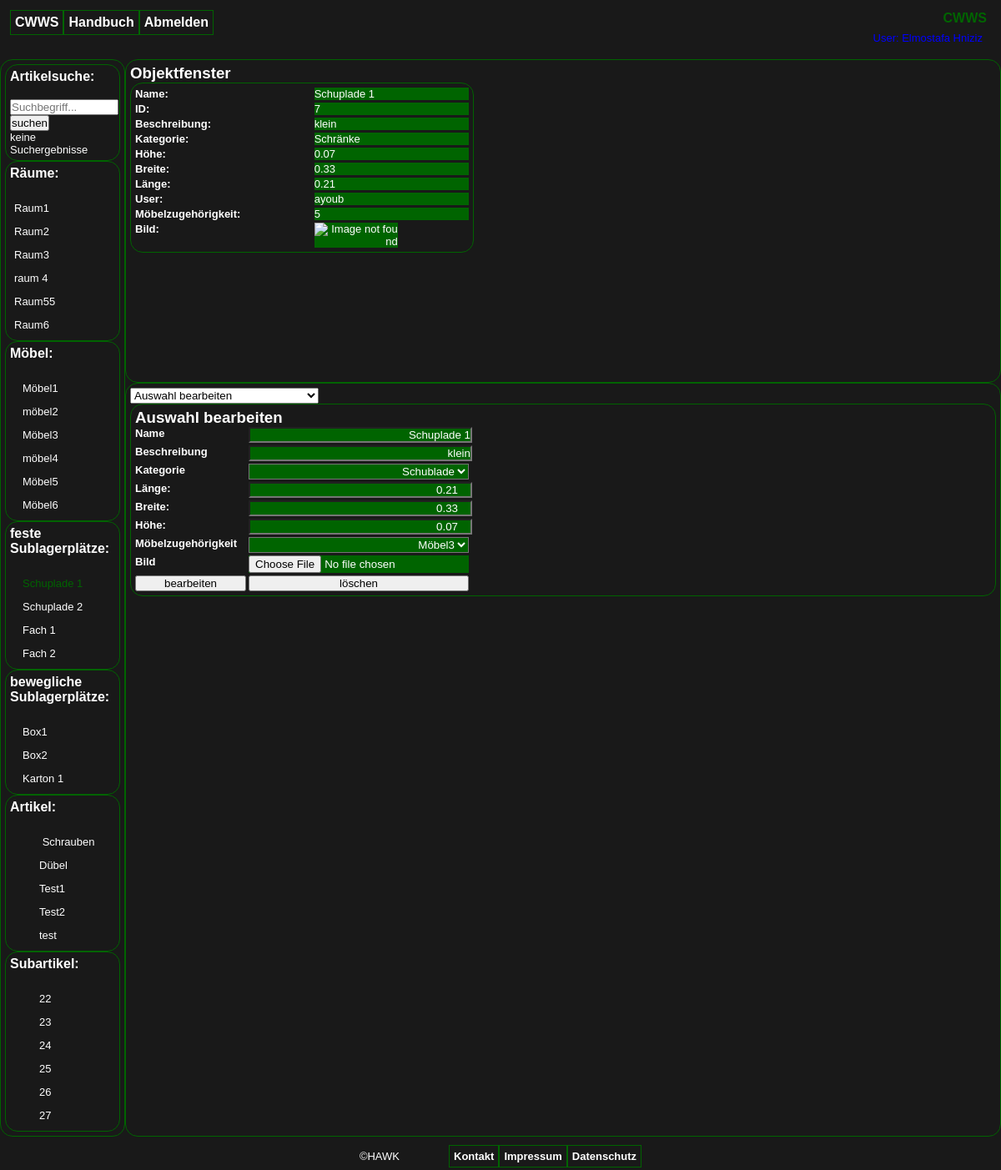
The page /?substoragefixedid=0007 (signed in) on the database its author committed.
### tables this page shows
CREATE TABLE `storage_yard` (
  `Storage_id` int(11) NOT NULL,
  `Storage_picture` varchar(255) NOT NULL,
  `User_User_id` int(11) NOT NULL,
  `Format_Format_id` int(11) DEFAULT NULL,
  `Properties_Properties_id` int(11) NOT NULL,
  `Usage_statistics_idUsage_statistics` int(11) DEFAULT NULL
);

CREATE TABLE `properties` (
  `Properties_id` int(11) NOT NULL,
  `Properties_name` varchar(45) NOT NULL,
  `Properties_description` varchar(45) DEFAULT NULL
);

CREATE TABLE `substorage_yard` (
  `Substorage_id` int(11) NOT NULL,
  `Substorage_quantity` int(11) NOT NULL,
  `Substorage_category` varchar(45) NOT NULL,
  `Substorage_yard_picture` varchar(255) DEFAULT NULL,
  `Storage_yard_Storage_id` int(11) NOT NULL,
  `Properties_Properties_id` int(11) NOT NULL,
  `User_User_id` int(11) NOT NULL
);

CREATE TABLE `substorage_yard_fixed` (
  `Substorage_fixed_id` int(11) NOT NULL,
  `Substorage_fixed_category` varchar(45) NOT NULL,
  `Format_Format_id` int(11) NOT NULL,
  `Articel_Articel_id` int(11) DEFAULT NULL,
  `Substorage_yard_Substorage_id` int(11) NOT NULL,
  `Properties_Properties_id` int(11) NOT NULL,
  `Substorage_fixed_picture` varchar(255) NOT NULL,
  `User_User_id` int(11) NOT NULL
);

CREATE TABLE `substorage_yard_mobile` (
  `Substorage_mobile_id` int(11) NOT NULL,
  `Substorage_mobile_cover` varchar(255) DEFAULT NULL,
  `Substorage_yard_mobile_binding` tinyint(1) DEFAULT NULL,
  `Substorage_mobile_category` varchar(45) DEFAULT NULL,
  `Substorage_yard_mobile_Substorage_mobile_id` int(11) DEFAULT NULL,
  `Format_Format_id` int(11) DEFAULT NULL,
  `Articel_Articel_id` int(11) DEFAULT NULL,
  `Substorage_yard_fixed_Substorage_fixed_id` int(11) DEFAULT NULL,
  `Properties_Properties_id` int(11) DEFAULT NULL,
  `Substorage_mobile_picture` varchar(255) DEFAULT NULL,
  `User_User_id` int(11) NOT NULL
);

CREATE TABLE `articel` (
  `Articel_id` int(11) NOT NULL,
  `Articel_expiry` date DEFAULT NULL,
  `Articel_picture` blob DEFAULT NULL,
  `Articel_rotatable` tinyint(1) DEFAULT NULL,
  `Articel_stackable` tinyint(1) DEFAULT NULL,
  `Articel_binding` tinyint(1) DEFAULT NULL,
  `Articel_extracted` tinyint(1) DEFAULT NULL,
  `Articel_time_of_storage` date DEFAULT NULL,
  `Articel_group_Articel_group_id` int(11) DEFAULT NULL,
  `Usage_statistics_idUsage_statistics` int(11) DEFAULT NULL,
  `Properties_Properties_id` int(11) DEFAULT NULL,
  `Format_Format_id` int(11) DEFAULT NULL,
  `aliase` varchar(255) DEFAULT NULL,
  `Substorage_yard_Substorage_mobile_id` int(11) DEFAULT NULL,
  `User_User_id` int(11) NOT NULL
);

CREATE TABLE `subarticel` (
  `Subarticel_id` int(11) NOT NULL,
  `Subarticel_quantity` int(11) DEFAULT NULL,
  `Articel_Articel_id` int(11) NOT NULL
);

CREATE TABLE `format` (
  `Format_id` int(11) NOT NULL,
  `Format_height` varchar(55) NOT NULL,
  `Format_width` varchar(55) NOT NULL,
  `Format_length` varchar(55) NOT NULL,
  `Format_volume` varchar(55) DEFAULT NULL,
  `Articel_group_Articel_group_id` int(11) DEFAULT NULL
);

CREATE TABLE `user` (
  `User_id` int(11) NOT NULL,
  `User_name` varchar(45) NOT NULL,
  `User_password` varchar(255) NOT NULL,
  `User_email` varchar(45) NOT NULL
);

### htmlobjects/actionwindow.php (the view, shortened to what the rows shown need)
<div id="bearbeiten" class="actionwindow">
    <div class="mainbox">
        <?php if(isset($_GET['storageid'])): ?>
            <form action="<?= WEBROOT?><?= UV ?>PHP/lagerplatzbearbeiten.inc.php" method="post" enctype="multipart/form-data">
            <input type="hidden" name="Storage_id" value="<?= $object->Storage_id ?>">
                <label class="datenheader" for="Storage_name">Name</label>
                <input class="datenfeld"  type="text" name="Storage_name" value="<?= $object->Storage_name ?>">
                <label class="datenheader" for="Storage_description">Beschreibung</label>
                <input class="datenfeld" type="text" name="Storage_description" value="<?= $object->Storage_description ?>">
                <label class="datenheader" for="Storage_picture">Bild</label>
                <input class="datenfeld" type="file" name="Storage_picture" value="<?= $object->Storage_picture ?>">
                <button type="submit" name="submit">bearbeiten</button>
                <button type="submit" name="delete">löschen</button>
            </form>
        <?php elseif(isset($_GET['substoragefixedid'])): ?>
            <?php
                $sql = "SELECT *,
                                properties.Properties_name as Substorage_name,
                                properties.Properties_description as Substorage_description
                        FROM    substorage_yard_fixed, properties, format
                        WHERE   substorage_yard_fixed.Properties_Properties_id = properties.Properties_id
                        AND     format.Format_id = substorage_yard_fixed.Format_Format_id
                        AND     Substorage_fixed_id = '" . $_GET['substoragefixedid'] . "'";
                $object = getData($sql);
            ?>
            <form action="<?= WEBROOT?><?= UV ?>PHP/sub_storage_fixed_update.inc.php" method="post" enctype="multipart/form-data">
                <label class="datenheader" for="Substorage_fixed_name">Name</label>
                <input class="datenfeld" id="Substorage_fixed_name" type="text" name="Substorage_fixed_name" value="<?=$object->Substorage_name?>">
                <label class="datenheader" for="Substorage_fixed_description">Beschreibung</label>
                <input class="datenfeld" id="Substorage_fixed_description" type="text" name="Substorage_fixed_description" value="<?=$object->Substorage_description?>">
                <label class="datenheader" for="Substorage_fixed_category">Kategorie</label>
                <select class="datenfeld" name="Substorage_fixed_category" id="Substorage_fixed_category">
                    <option <?= $object->Substorage_fixed_category == "Schränke" ? "selected" : "" ?> value="Schränke">Schublade</option>
                </select>
                <label class="datenheader" for="Substorage_fixed_Format_length">Länge: </label>
                <input class="datenfeld" id="Substorage_fixed_Format_length" type="number" step="0.01" name="Substorage_fixed_Format_length" value="<?=$object->Format_length?>">
                <label class="datenheader" for="Substorage_fixed_Format_width">Breite: </label>
                <input class="datenfeld" id="Substorage_fixed_Format_width" type="number" step="0.01" name="Substorage_fixed_Format_width" value="<?=$object->Format_width?>">
                <label class="datenheader" for="Substorage_fixed_Format_height">Höhe: </label>
                <input class="datenfeld" id="Substorage_fixed_Format_height" type="number" step="0.01" name="Substorage_fixed_Format_height" value="<?=$object->Format_height?>">
                <label class="datenheader" for="Substorage_yard_Substorage_id">Möbelzugehörigkeit</label>
                    <select class="datenfeld" class="" name="Substorage_yard_Substorage_id" id="Substorage_yard_Substorage_id">
                        <?php foreach (getsubstorages() as $key => $substorage): ?>
                                    <option <?= $substorage->Substorage_id == $object->Substorage_yard_Substorage_id ? 'selected' : '' ?> value="<?= $substorage->Substorage_id ?>"><?= $substorage->Substorage_name ?></option>
                        <?php endforeach; ?>
                    </select>
                <label class="datenheader" for="Substorage_fixed_picture">Bild</label>
                <input class="datenfeld" type="file" name="Substorage_fixed_picture" id="Substorage_fixed_picture">
                <button type="submit" name="submit">bearbeiten</button>
                <button type="submit" name="delete">löschen</button>
            </form>
        <?php else:?>
            <p>Kein Objekt ist zur Bearbeitung ausgewählt.</p>
        <?php endif?>
    </div>
</div>
</div>

### htmlobjects/explorerwindow.php (shortened to what the rows shown need)
<div id="explorer" class="explorer">
    <div class="mainbox">
        <?php $Storages = getstorages();?>
        <?php if(!$Storages):?>
            <br>
            <p>keine Lagerplätze gefunden</p>
        <?php  else:?>
            <br>
            <?php foreach ($Storages as $Storag): ?>
                <li><a href="?storageid=<?=str_pad($Storag->Storage_id, 4, 0, STR_PAD_LEFT)?>"><?= $Storag->Storage_name ?></a></li>
            <?php endforeach;?>
        <?php endif;?>
    </div>
    <div class="mainbox">
        <?php $Substorages = getsubstorages();?>
        <?php if(!$Substorages):?>
            <br>
            <p>keine Sublagerplätze gefunden</p>
        <?php else:?>
            <br>
            <?php foreach ($Substorages as $Substorage):?>
                <li ><span class="tab1"></span><a href="?substorageid=<?=str_pad($Substorage->Substorage_id, 4, 0, STR_PAD_LEFT)?>"><?= $Substorage->Substorage_name?></a></li>
            <?php endforeach;?>
        <?php endif;?>
    </div>
    <div class="mainbox">
        <?php $Substorages = getfixedsubstorages();?>
        <?php if(!$Substorages):?>
            <br>
            <p>keine festen Sublagerplätze gefunden</p>
        <?php else:?>
            <br>
            <?php foreach ($Substorages as $Substorage):?>
                <li ><span class="tab1"></span><a href="?substoragefixedid=<?=str_pad($Substorage->Substorage_fixed_id, 4, 0, STR_PAD_LEFT)?>"><?= $Substorage->Substorage_fixed_name?></a></li>
            <?php endforeach;?>
        <?php endif;?>
    </div>
    <div class="mainbox">
        <?php $Substorages = getmobilesubstorages();?>
        <?php if(!$Substorages):?>
            <br>
            <p>keine beweglichen Sublagerplätze gefunden</p>
        <?php else:?>
            <br>
            <?php foreach ($Substorages as $Substorage):?>
                <li ><span class="tab1"></span><a href="?substoragemobileid=<?=str_pad($Substorage->Substorage_mobile_id, 4, 0, STR_PAD_LEFT)?>"><?= $Substorage->Substorage_mobile_name?></a></li>
            <?php endforeach;?>
        <?php endif;?>
    </div>
    <div class="mainbox">
        <?php $articles = getarticles();?>
        <?php if(!$articles):?>
            <br>
            <p>keine Artikel gefunden!</p>
        <?php else:?>
            <br>
            <?php foreach ($articles as $article): ?>
                <li><span class="tab3"></span><a href="?articleid=<?=str_pad($article->Articel_id, 4, 0, STR_PAD_LEFT)?>"><?= $article->articel_name?></a></li>
            <?php endforeach;?>
        <?php endif;?>
    </div>
    <div class="mainbox">
        <?php $subarticles = getsubarticles();?>
        <?php if(!$subarticles):?>
            <br>
            <p>keine Subartikel gefunden!</p>
        <?php else:?>
            <br>
            <?php foreach ($subarticles as $subarticle): ?>
                <li><span class="tab3"></span><a href="?subarticleid=<?=str_pad($subarticle->Subarticel_id, 4, 0, STR_PAD_LEFT)?>"><?= $subarticle->Subarticel_id?></a></li>
            <?php endforeach;?>
        <?php endif;?>
    </div>
</div>

### htmlobjects/objectwindow.php (shortened to what the rows shown need)
<div id="objektfenster" class="mainbox">
    <?php if(isset($_GET['storageid'])):?>
        <?php
            $sql = "SELECT *, properties.Properties_name as Storage_name, properties.Properties_description as Storage_description  FROM storage_yard, properties WHERE storage_yard.Properties_Properties_id = properties.Properties_id and Storage_id = '" . $_GET['storageid'] . "'";
            $object = getData($sql);
        ?>
        <p class="datenheader">Name:</p><p class="datenfeld" id="selectedobject"><?=$object->Storage_name?></p>
        <p class="datenheader">Raum_ID:</p><p class="datenfeld"><?=$object->Storage_id?></p>
        <p class="datenheader">Beschreibung:</p><p class="datenfeld"><?=$object->Storage_description?></p>
        <p class="datenheader">User:</p><p class="datenfeld"><?=getUserById($object->User_User_id)?></p>
        <p class="datenheader">User_ID:</p><p class="datenfeld"><?=$object->User_User_id?></p>
        <p class="datenheader">Bild:</p><img class="datenfeld" src="<?= UPLOADS_ROOT . ($object->Storage_picture ?? 'images/storage.png')?>" alt ="Image not found" onerror="this.onerror=null;this.src='<?= UPLOADS_ROOT ?>images/storage.png';">
    <?php elseif(isset($_GET['substoragefixedid'])):?>
        <?php
            $sql = "SELECT *,
                            properties.Properties_name as Substorage_name,
                            properties.Properties_description as Substorage_description
                    FROM    substorage_yard_fixed, properties, format
                    WHERE   substorage_yard_fixed.Properties_Properties_id = properties.Properties_id
                    AND     format.Format_id = substorage_yard_fixed.Format_Format_id
                    AND     Substorage_fixed_id = '" . $_GET['substoragefixedid'] . "'";
            $object = getData($sql);
        ?>
        <p class="datenheader">Name:</p><p class="datenfeld" id="selectedobject"><?=$object->Substorage_name?></p>
        <p class="datenheader">ID:</p><p class="datenfeld"><?=$object->Substorage_fixed_id?></p>
        <p class="datenheader">Beschreibung:</p><p class="datenfeld"><?=$object->Substorage_description?></p>
        <p class="datenheader">Kategorie:</p><p class="datenfeld"><?=$object->Substorage_fixed_category?></p>
        <p class="datenheader">Höhe:</p><p class="datenfeld"><?=$object->Format_height?></p>
        <p class="datenheader">Breite:</p><p class="datenfeld"><?=$object->Format_width?></p>
        <p class="datenheader">Länge:</p><p class="datenfeld"><?=$object->Format_length?></p>
        <p class="datenheader">User:</p><p class="datenfeld"><?=getUserById($object->User_User_id)?></p>
        <p class="datenheader">Möbelzugehörigkeit:</p><p class="datenfeld"><?=$object->Substorage_yard_Substorage_id?></p>
        <p class="datenheader">Bild:</p><img class="datenfeld" src="<?= UPLOADS_ROOT . ($object->Substorage_fixed_picture ?? 'images/substorage.png') ?>" alt ="Image not found" onerror="this.onerror=null;this.src='<?= UPLOADS_ROOT ?>images/substorage.png';">
    <?php elseif(isset($_GET['subarticleid'])):?>
        <p>subarticel <?= $_GET['subarticleid'] ?> ausgewählt</p>
    <?php endif?>
</div>

### rows shown on the page
storage_yard: Properties_Properties.Properties_name "Raum1"
storage_yard: Properties_Properties.Properties_name "Raum2"
storage_yard: Properties_Properties.Properties_name "Raum3"
storage_yard: Properties_Properties.Properties_name "raum 4"
storage_yard: Properties_Properties.Properties_name "Raum55"
storage_yard: Properties_Properties.Properties_name "Raum6"
substorage_yard: Properties_Properties.Properties_name "Möbel1"
substorage_yard: Properties_Properties.Properties_name "möbel2"
substorage_yard: Properties_Properties.Properties_name "Möbel3"
substorage_yard: Properties_Properties.Properties_name "möbel4"
substorage_yard: Properties_Properties.Properties_name "Möbel5"
substorage_yard: Properties_Properties.Properties_name "Möbel6"
substorage_yard_fixed: Properties_Properties.Properties_name "Schuplade 1", Substorage_fixed_id "7", Properties_Properties.Properties_description "klein", Substorage_fixed_category "Schränke", Format_Format.Format_height "0.07", Format_Format.Format_width "0.33", Format_Format.Format_length "0.21", User_User.User_name "ayoub", Substorage_yard_Substorage "5", Substorage_fixed_name "Schuplade 1", Substorage_fixed_description "klein", Substorage_fixed_category "Schublade", Substorage_fixed_Format_length "0.21", Substorage_fixed_Format_width "0.33", Substorage_fixed_Format_height "0.07", Substorage_yard_Substorage_id "Möbel3"
substorage_yard_fixed: Properties_Properties.Properties_name "Schuplade 2"
substorage_yard_fixed: Properties_Properties.Properties_name "Fach 1"
substorage_yard_fixed: Properties_Properties.Properties_name "Fach 2"
substorage_yard_mobile: Properties_Properties.Properties_name "Box1"
substorage_yard_mobile: Properties_Properties.Properties_name "Box2"
substorage_yard_mobile: Properties_Properties.Properties_name "Karton 1"
articel: Properties_Properties.Properties_name "Schrauben"
articel: Properties_Properties.Properties_name "Dübel"
articel: Properties_Properties.Properties_name "Test1"
articel: Properties_Properties.Properties_name "Test2"
articel: Properties_Properties.Properties_name "test"
subarticel: Subarticel_id "22"
subarticel: Subarticel_id "23"
subarticel: Subarticel_id "24"
subarticel: Subarticel_id "25"
subarticel: Subarticel_id "26"
subarticel: Subarticel_id "27"
